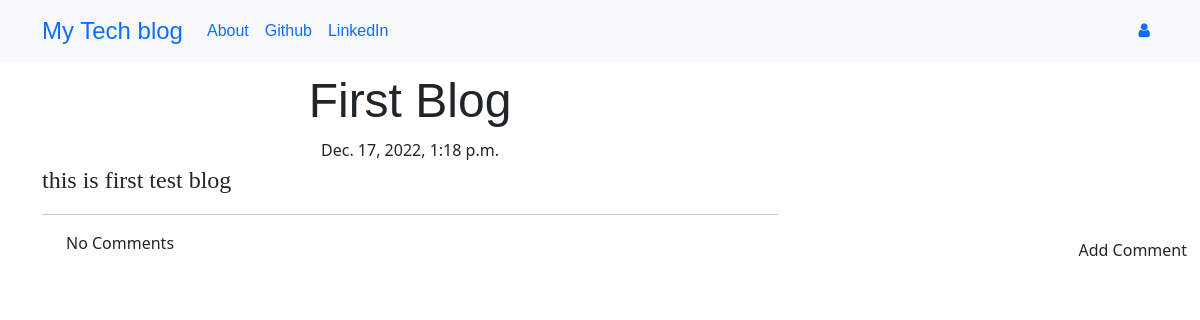
/post/1, run on the app's committed database.
### blog/models.py (models this page shows, shortened)
class Post(models.Model):
    auther = models.ForeignKey('auth.User',on_delete=models.CASCADE)
    title = models.CharField(max_length=200)
    text = models.TextField()
    create_date = models.DateTimeField(default=timezone.now())
    published_date = models.DateTimeField(blank=True,null=True)

### blog/views.py (the view)
# urls.py: path('post/<pk>',views.PostDetailView.as_view(),name='post_detail'),
class PostDetailView(DetailView):
   model = Post

### blog/template/blog/post_detail.html (shortened to what this page needs)
{% extends "blog/base.html" %}
{% block content %}
<h1 class='posttitle loader'>{{post.title}}</h1>
{% if post.published_date %}
    <div class="date postdate">
        {{post.published_date}}
    </div>
{% else %}
    <a class="btn btn-primary" href="{% url 'post_publish' pk=post.pk %}">Publish</a>
{% endif %}
<p class='postcontent'>
    {{post.text|safe|linebreaksbr}}
</p>
<hr>
<a class='btn brn-primary btn-comment' href="{% url 'add_comment_to_post' pk=post.pk %}">Add Comment</a>
<div class="container">
    {% for comment in post.comments.all %}
    <br>
        {% if user.is_authenticated or comment.approved_comment %}
        {{comment.created_date}}
            {% if not comment.approved_comment %}
            <a class="btn btn-primary" href="{% url 'comment_remove' pk=comment.pk %}"><span class="fa fa-remove"></span></a>
            <a class="btn btn-primary" href="{% url 'comment_approve' pk=comment.pk %}"><span class="fa fa-check"></span></a>
            {% endif %}
            <p>{{comment.text|safe|linebreaks}}</p>
            <p>Posted By: {{ comment.auther }}</p>
        {% endif %}
        {% empty %}
        <p>No Comments</p>
    {% endfor %}
</div>
{% endblock content %}

### blog/static/css/blog.css (style rules this page uses)
.postdate { text-align: center; }
.posttitle { font-family: 'Russo One',sans-serif; font-size: 3em; text-align: center; }
.postcontent { font-family: 'Times New Roman', Times, serif; font-size: 1.5em; }
.btn-comment { position:absolute; right: 0px; }
.loader { filter:hue-rotate(0deg); color:linear-gradient(45deg,#0f8,#08f); animation:hue 10000ms infinite linear; }

### data on the page
Post: title "First Blog", published_date "Dec. 17, 2022, 1:18 p.m.", text "this is first test blog"
